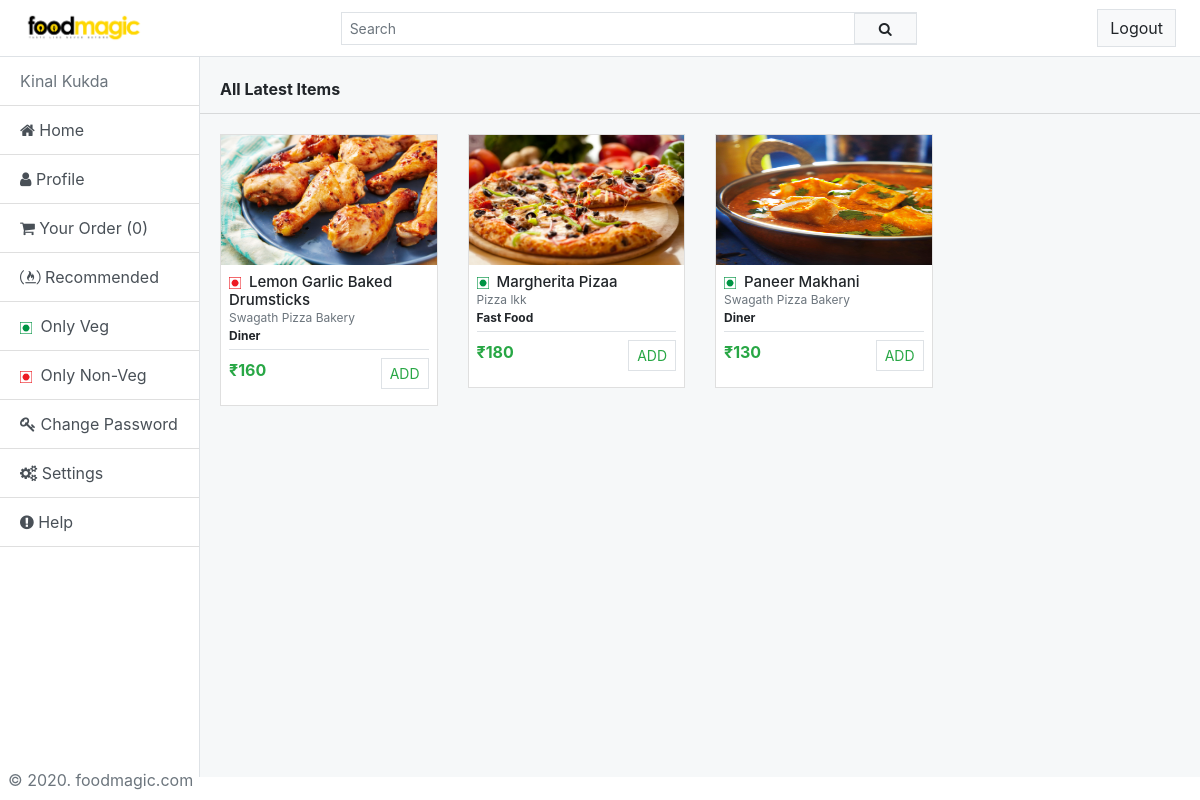
Page /home/ (signed in) on the committed database.
### account/models.py (models this page shows, shortened)
class Account(AbstractBaseUser):
    first_name = models.CharField(max_length=30)
    last_name = models.CharField(max_length=30)
    email = models.EmailField(verbose_name='email',max_length=60, unique=True)
    mobile = models.CharField(default="",validators=[RegexValidator("^0?[5-9]{1}\d{9}$")], max_length=10, unique=True)
    date_joined = models.DateTimeField(verbose_name='date joined', auto_now_add=True)
    last_login = models.DateTimeField(verbose_name='last login', auto_now=True)
    is_admin = models.BooleanField(default=False)
    is_active = models.BooleanField(default=True)
    is_staff = models.BooleanField(default=False)
    is_superuser = models.BooleanField(default=False)
    USERNAME_FIELD = 'mobile'
    REQUIRED_FIELDS = ['email']
    objects = MyAccountManager()
    def __str__(self):
        return self.first_name +" "+ self.last_name

### core/models.py (models this page shows, shortened)
class Product(models.Model):
    product_img = models.ImageField(upload_to = "images\\product-img\\", null=True)
    product_name = models.CharField(max_length=300)
    price = models.IntegerField(default=0, validators=[MinValueValidator(0),MaxValueValidator(10000)])
    food_preparation_time = models.IntegerField(default=0, validators=[MinValueValidator(0),MaxValueValidator(1000)])
    cetagory = models.ForeignKey(to=Cetagory, on_delete = CASCADE, null=True, blank=True)
    restaurant_name = models.ForeignKey(to=Restaurant, on_delete = CASCADE, null=True, blank=True)
    is_veg = models.BooleanField(default=True)
    cr_date = models.DateTimeField(auto_now_add=True)
    objects = ProductManager()

class Restaurant(models.Model):
    restaurant_img = models.ImageField(upload_to = "images\\restaurants-img\\", null=True)
    restaurant_name = models.CharField(max_length=400)
    restaurant_address = models.CharField(default="", max_length=100)
    restaurant_owner =  models.OneToOneField(to=Account, on_delete = CASCADE)
    restaurant_owner_phone_no = models.CharField(default="",validators=[RegexValidator("^0?[5-9]{1}\d{9}$")], max_length=10)
    mini_order_price = models.IntegerField(default=0, validators=[MinValueValidator(0),MaxValueValidator(10000)])
    cr_date = models.DateTimeField(auto_now_add=True)
    def __str__(self):
        return "%s" % (self.restaurant_name)

class Cetagory(models.Model):
    cetagory_name = models.CharField(max_length=100)
    def __str__(self):
        return "%s" % (self.cetagory_name)

### core/views.py (the view)
# urls.py: path('', views.index, name='Home_Page'),
@login_required(login_url='/')
def index(request):
    title = 'FoodMagic'
    products = Product.objects.order_by("?")
    all_cetagories = Cetagory.objects.order_by("?")
    all_veg = Product.objects.all_veg_products()
    all_nonveg = Product.objects.all_nonveg_products()
    return render(request, 'index.html', {'title':title,'products':products,'all_cetagories':all_cetagories,'all_veg_products':all_veg,'all_nonveg_products':all_nonveg})

### core/models.py (called while the page is built)
    def get_queryset(self):
        return super().get_queryset()

    def all_nonveg_products(self):
        return super().get_queryset().filter(is_veg=False)

    def all_veg_products(self):
        return super().get_queryset().filter(is_veg=True)

### templates/index.html (shortened to what this page needs)
{% extends "base.html" %}
{% block navbar %}
{% include "navbar.html" %}
{% endblock navbar %}
{% block main_body %}
<div class="card my-2 border-0 rounded-0 bg-transparent">
    <div class="card-header font-weight-bold bg-transparent">
        All Latest Items
    </div>
    <div class="card-body">
        <div class="row row-cols-1 row-cols-sm-2 row-cols-md-4">
            {% for product in products %}
            <div class="col-sm mb-2">
                <div class="card rounded-0 card-hvr">
                    <img src="{{product.product_img.url}}"
                        class="card-img-top rounded-0" alt="..." width="100%" height="130px">
                    <div class="card-body p-2">
                        {% if product.is_veg %}
                        <h5 class="card-title m-0">
                            <span><img class="mr-1" src="/static/images/veg.png/" alt="veg" width="12px" height="12px"></span>
                            <span>{{product.product_name.title}}</span>
                        </h5>
                        {% else %}
                        <h5 class="card-title m-0">
                            <span><img class="mr-1" src="/static/images/non-veg.png/" alt="non-veg" width="12px" height="12px"></span>
                            <span>{{product.product_name.title}}</span>
                        </h5>
                        {% endif %}
                        <p class="card-text description text-muted my-0 text-truncate">{{product.restaurant_name}}</p>
                        <p class="card-text description mb-1"><b>{{product.cetagory}}</b></p>
                        <div class="d-flex bd-highlight m-0 py-2 border-top">
                            <div class="mr-auto bd-highlight text-success font-weight-bold">₹{{ product.price }}</div>
                            <div class="bd-highlight">
                                <button type="button" class="btn btn-outline-light border rounded-0 text-success btn-sm text-uppercase add-to-cart" data-name="{{product.product_name}}" data-price="{{product.price}}">Add</button>
                            </div>
                        </div>
                    </div>
                </div>
            </div>
            {% endfor %}
        </div>
    </div>
</div>
{% endblock %}

### templates/base.html (shortened to what this page needs)
{% load static %}
<!doctype html>
<html lang="en">
<head>
    <link rel="stylesheet" href="https://stackpath.bootstrapcdn.com/bootstrap/4.4.1/css/bootstrap.min.css">
    <link href="//maxcdn.bootstrapcdn.com/font-awesome/4.7.0/css/font-awesome.min.css" rel="stylesheet">
    <link rel="stylesheet" href="{% static 'css/style.css' %}">
</head>
<body>
    {% block navbar %}
    {% endblock navbar %}
    <div class="container-fluid p-0 m-0" style="width: 100%; height: 90vh;">
        <div class="row p-0 m-0" style="width: 100%;">
            <div class="col-2 bg-white p-0 rounded-0 scroll border-right">
                <div class="list-group list-group-flush">
                    <a href="/home/" class="list-group-item list-group-item-action disabled">{{request.user}}</a>
                    <a href="/home/" class="list-group-item list-group-item-action"><i class="fa fa-home"></i> Home</a>
                    <a href="/home/profile/" class="list-group-item list-group-item-action"><i class="fa fa-user"></i>
                        Profile</a>
                    <a href="#" class="list-group-item list-group-item-action"><i
                            class="fa fa-shopping-cart"></i>
                        Your Order (0)</a>
                    <a href="/home/recommended/" class="list-group-item list-group-item-action"><i
                            class="fa fa-free-code-camp"></i>
                        Recommended</a>
                    <a href="/home/veg/" class="list-group-item list-group-item-action"> <span><img class="mr-1"
                                src="/static/images/veg.png/" alt="veg" width="12px" height="12px"></span> Only Veg</a>
                    <a href="/home/non-veg/" class="list-group-item list-group-item-action"><span><img class="mr-1"
                                src="/static/images/non-veg.png/" alt="veg" width="12px" height="12px"></span> Only
                        Non-Veg</a>
                    <a href="/password_change/" class="list-group-item list-group-item-action"><i class="fa fa-key"></i>
                        Change Password</a>
                    <a href="/home/settings/" class="list-group-item list-group-item-action"><i class="fa fa-cogs"></i>
                        Settings</a>
                    <a href="/home/help/" class="list-group-item list-group-item-action"><i
                            class="fa fa-exclamation-circle"></i>
                        Help</a>
                </div>
                <div class="fixed-bottom p-2 text-left text-muted">
                    &copy; 2020. foodmagic.com
                </div>
            </div>
            <div class="col-10 p-0 bg-body scroll" style="width: 100%; height: 100vh;">
                {% block main_body %}
                {% endblock main_body %}
            </div>
        </div>
    </div>
    {% include "footer.html" %}

### static/css/style.css (style rules this page uses)
.bg-body { background-color: #F6F8F9; }
.scroll { max-height: 90vh; overflow-y: auto; overflow-x: hidden; }
.card .card-body .description { font-size: 12px; padding: 0; }
.card .card-body .card-title { font-size: 15px; padding: 0; }

### rows in the picture
Account: user "Kinal Kukda"
Product: product_img (picture), is_veg False (drawn), product_name "Lemon Garlic Baked Drumsticks", restaurant_name "Swagath Pizza Bakery", cetagory "Diner", price "160"
Product: product_img (picture), is_veg True (drawn), product_name "Margherita Pizaa", restaurant_name "Pizza lkk", cetagory "Fast Food", price "180"
Product: product_img (picture), is_veg True (drawn), product_name "Paneer Makhani", restaurant_name "Swagath Pizza Bakery", cetagory "Diner", price "130"
